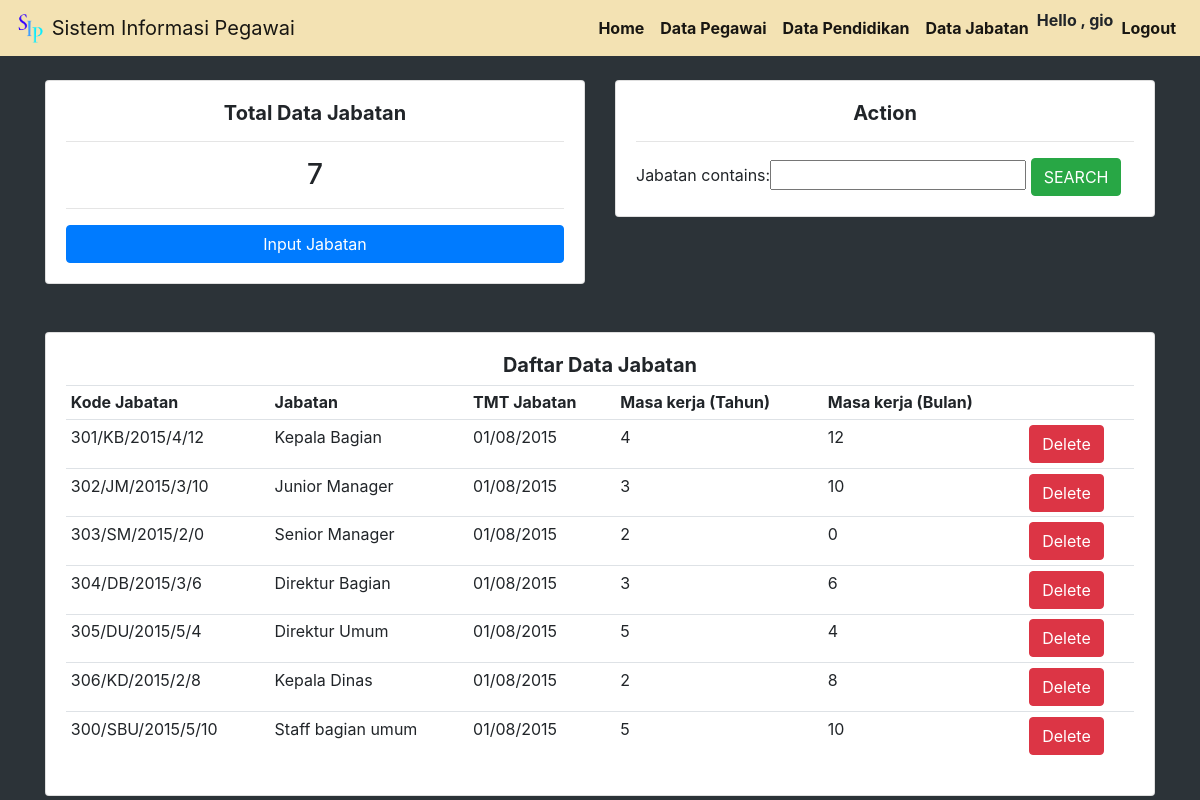
Screenshot of /jabatan/ (signed in) with the database file from the repository.
### coreApp/models.py (models this page shows, shortened)
class Jabatan(models.Model):
    kd_jabatan = models.CharField(max_length=200, null=True)
    jabatan = models.CharField(max_length=200, null=True)
    tmt_jabatan = models.CharField(max_length=200, null=True)
    mk_tahun = models.IntegerField()
    mk_bulan = models.IntegerField()

### coreApp/views.py (the view)
# urls.py: path('jabatan/', views.jabatan, name='jabatan'),
@login_required(login_url='login')
def jabatan(request):
    jabatans = Jabatan.objects.all()
    total_jabatan = jabatans.count()
    myFilter = JabatanFilter(request.GET , queryset=jabatans)
    jabatans = myFilter.qs
    context = {'jabatans':jabatans, 'total_jabatan':total_jabatan, 'myFilter':myFilter}
    return render(request, 'coreApp/jabatan.html', context)

### coreApp/templates/coreApp/jabatan.html
{% include 'coreApp/main.html' %}
{% load static %}
{% block content %}
<div class="container">
    <div class="row">
        <div class="col-md-6">
            <div class="card">
                <div class="card-body">
                    <h5 style="text-align: center;"><strong>Total Data Jabatan</strong></h5>
                    <hr>
                    <h3 style="text-align: center;">{{total_jabatan}}</h3>
                    <hr>
                    <a class="btn btn-primary btn-block" href="{% url 'jabatan-input' %}">Input Jabatan</a>
                </div>
            </div>
        </div>
        <div class="col-md-6">
            <div class="card">
                <div class="card-body">
                    <h5 style="text-align: center;"><strong>Action</strong></h5>
                    <hr>
                    <form method="GET" action="">
                            {{myFilter.form}}
                        <button class="btn btn-success" type="submit">SEARCH</button>
                    </form>
                </div>
            </div>
        </div>
    </div>
    <br>
    <br>
    <div class="row">
        <div class="col-lg-12">
            <div class="card">
                <div class="card-body">
                    <h5 style="text-align: center;"><strong>Daftar Data Jabatan</strong></h5>
                    <table class="table table-sm">
                        <tr>
                            <th>Kode Jabatan</th>
                            <th>Jabatan</th>
                            <th>TMT Jabatan</th>
                            <th>Masa kerja (Tahun)</th>
                            <th>Masa kerja (Bulan)</th>
                            <th></th>
                        </tr>
                        {% for jabatan in jabatans %}
                        <tr>
                            <td>{{jabatan.kd_jabatan}}</td>
                            <td>{{jabatan.jabatan}}</td>
                            <td>{{jabatan.tmt_jabatan}}</td>
                            <td>{{jabatan.mk_tahun}}</td>
                            <td>{{jabatan.mk_bulan}}</td>
                            <td><a class="btn btn-danger" href="{% url 'jabatan-delete' jabatan.id %}">Delete</a></td>
                        </tr>
                        {% endfor %}
                    </table>
                </div>
            </div>
        </div>
    </div>
</div>
{% endblock content %}

### coreApp/templates/coreApp/navbar.html (shortened to what this page needs)
{% load static %}
<nav class="navbar navbar-expand-lg navbar-light bg-light">
    <a class="navbar-brand" href="{% url 'home' %}">
    <img src="{% static 'images/Logo.png' %}" width="30" height="30" class="d-inline-block align-top" alt="">
    Sistem Informasi Pegawai
    </a>
    <div class="collapse navbar-collapse" id="navbarSupportedContent">
      <ul class="navbar-nav my-2 my-lg-0">
        <li class="nav-item active">
            <a class="nav-link" href="{% url 'home' %}"><strong>Home</strong><span class="sr-only">(current)</span></a>
        </li>
        <li class="nav-item active">
            <a class="nav-link" href="{% url 'pegawai' %}"><strong>Data Pegawai</strong><span class="sr-only">(current)</span></a>
        </li>
        <li class="nav-item active">
            <a class="nav-link" href="{% url 'pendidikan' %}"><strong>Data Pendidikan</strong><span class="sr-only">(current)</span></a>
        </li>
        <li class="nav-item active">
            <a class="nav-link" href="{% url 'jabatan' %}"><strong>Data Jabatan</strong><span class="sr-only">(current)</span></a>
        </li>
        <li class="nav-item active">
            <strong>Hello , {{request.user}}</strong><span class="sr-only">(current)</span></a>
        </li>
        <li class="nav-item active">
            <a class="nav-link" href="{% url 'logout' %}"><strong>Logout</strong><span class="sr-only">(current)</span></a>
        </li>
      </ul>
    </div>
</nav>

### static/css/main.css (style rules this page uses)
body { background-color: #2c3338; }
.navbar.bg-light { background-color: #f3e2b3 !important; }

### rows the page displays
Jabatan: kd_jabatan "301/KB/2015/4/12", jabatan "Kepala Bagian", tmt_jabatan "01/08/2015", mk_tahun "4", mk_bulan "12"
Jabatan: kd_jabatan "302/JM/2015/3/10", jabatan "Junior Manager", tmt_jabatan "01/08/2015", mk_tahun "3", mk_bulan "10"
Jabatan: kd_jabatan "303/SM/2015/2/0", jabatan "Senior Manager", tmt_jabatan "01/08/2015", mk_tahun "2", mk_bulan "0"
Jabatan: kd_jabatan "304/DB/2015/3/6", jabatan "Direktur Bagian", tmt_jabatan "01/08/2015", mk_tahun "3", mk_bulan "6"
Jabatan: kd_jabatan "305/DU/2015/5/4", jabatan "Direktur Umum", tmt_jabatan "01/08/2015", mk_tahun "5", mk_bulan "4"
Jabatan: kd_jabatan "306/KD/2015/2/8", jabatan "Kepala Dinas", tmt_jabatan "01/08/2015", mk_tahun "2", mk_bulan "8"
Jabatan: kd_jabatan "300/SBU/2015/5/10", jabatan "Staff bagian umum", tmt_jabatan "01/08/2015", mk_tahun "5", mk_bulan "10"

### other values shown
{{ request.user }} "gio"
{{ total_jabatan }} "7"
